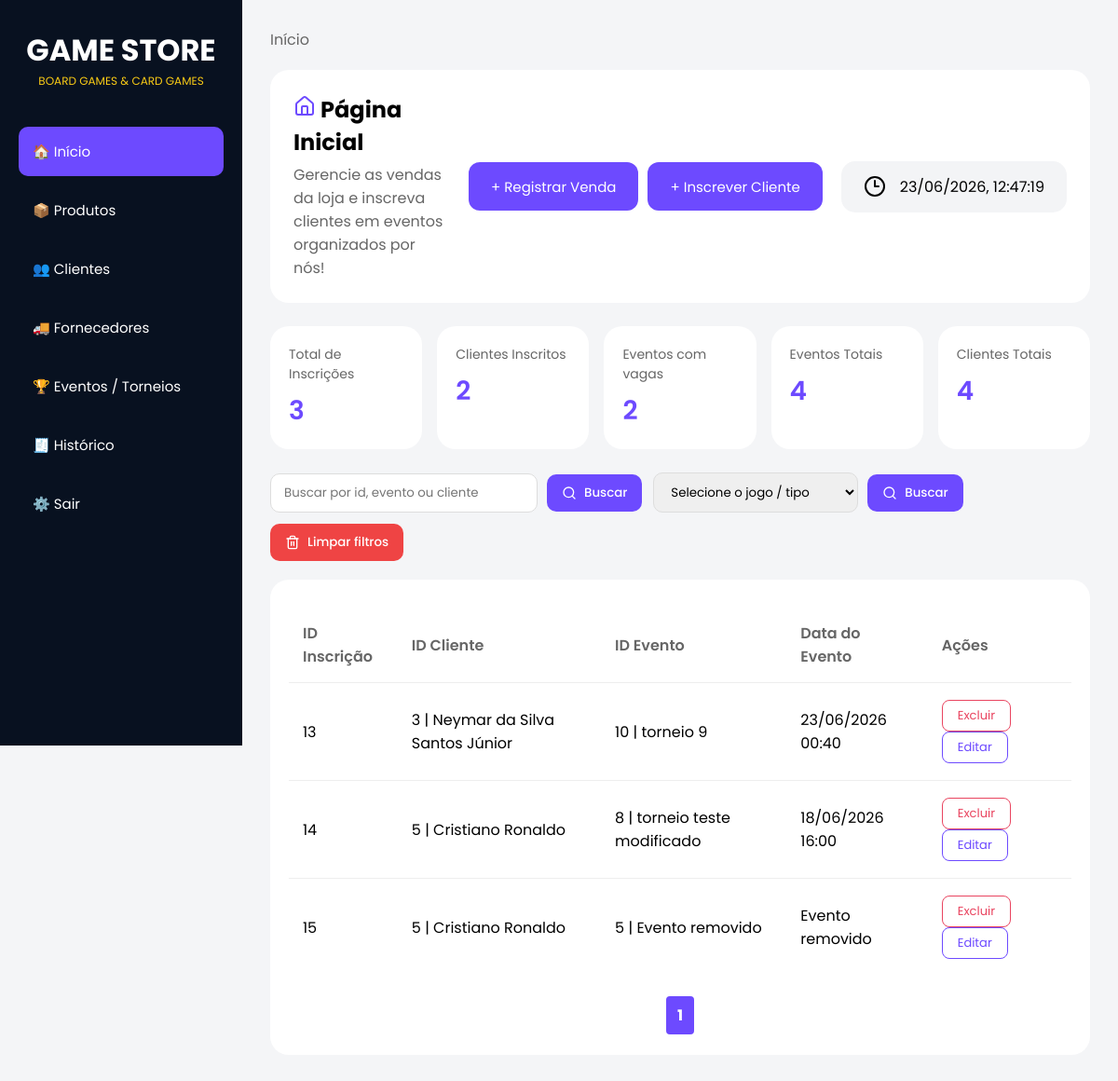
The page / (signed in) on the database its author committed.
### tables this page shows
CREATE TABLE inscricoes (
            id INTEGER PRIMARY KEY AUTOINCREMENT,
            id_cliente INTEGER NOT NULL,
            id_evento INTEGER NOT NULL
        );

CREATE TABLE clientes(
            id INTEGER NOT NULL PRIMARY KEY AUTOINCREMENT,
            nome TEXT NOT NULL, 
            cpf TEXT NOT NULL UNIQUE,
            telefone TEXT NOT NULL,
            email TEXT NOT NULL UNIQUE
        );

CREATE TABLE eventos (
            id INTEGER PRIMARY KEY AUTOINCREMENT,
            nome TEXT NOT NULL,
            jogo TEXT NOT NULL,
            data TEXT NOT NULL,
            vagas INTEGER NOT NULL
        );

### routes.py (the view)
@app.route("/")
@login_required
def home():
    criar_tabela_inscricoes()
    lista = carregar_inscricoes()
    return render_home(lista)

### database.py (called while the page is built)
def conectar():
    return sqlite3.connect(CAMINHO_BANCO)

### modules/clientes.py (called while the page is built)
def listar_clientes():
    conexao = conectar()
    cursor = conexao.cursor()
    cursor.execute("""SELECT * FROM clientes""")
    resultado = cursor.fetchall()
    conexao.close()
    return resultado

### modules/eventos.py (called while the page is built)
def adicionar_status_eventos(lista):
    eventos_com_status = []
    for evento in lista:
        vagas = vagas_disponiveis(evento[0])
        status = obter_status_evento(
            evento[3],
            vagas
        )
        vagasOcupadas = evento[4] - vagas
        evento = list(evento)
        evento[3] = formatar_data(evento[3])
        evento.append(vagasOcupadas)
        evento.append(status)
        eventos_com_status.append(evento)
    return eventos_com_status

def carregar_eventos():
    lista = listar_eventos()
    return adicionar_status_eventos(lista)

def listar_eventos():
    conn = conectar()
    cursor = conn.cursor()
    cursor.execute("SELECT * FROM eventos") # seleciona tudo da tabela eventos
    eventos = cursor.fetchall()
    conn.close()
    return eventos # retorna tudo q selecionamos com o fetchall

def obter_status_evento(data_evento, vagas_disponiveis):
    data_evento = datetime.strptime( data_evento, "%Y-%m-%dT%H:%M" ) #tranforma de: "2026-06-13T18:00" para:  (2026, 6, 13, 18, 0)
    agora = datetime.now() #hora de agr no msm formato de cima
    if data_evento < agora:
        return "Encerrado"
    elif vagas_disponiveis <= 0:
        return "Lotado"
    else:
        return "Aberto"

### modules/inscricoes.py (called while the page is built)
def carregar_inscricoes():
    lista = listar_inscricoes()
    return adicionar_nomes(lista)

def adicionar_nomes(lista):
    inscricao_adicionada = []
    for inscricao in lista:
        inscricao = list(inscricao)
        nome_cliente = add_nome_cliente(inscricao[1])
        nome_evento = add_nome_evento(inscricao[2])
        data_evento = buscar_data_evento(inscricao[2])
        if nome_cliente is None:
            nome_cliente = "Cliente removido"
        if nome_evento is None:
            nome_evento = "Evento removido"
        if data_evento:
            data_evento = formatar_data(data_evento)
        else:
            data_evento = "Evento removido"
        inscricao.append(nome_cliente)
        inscricao.append(nome_evento)
        inscricao.append(data_evento)
        inscricao_adicionada.append(inscricao)
    return inscricao_adicionada

### modules/reutilizaveis.py (called while the page is built)
def formatar_data(data):
    return datetime.strptime(
        data,
        "%Y-%m-%dT%H:%M"
    ).strftime("%d/%m/%Y %H:%M")

### templates/home.html (shortened to what this page needs)
<!DOCTYPE html>
<html lang="pt">
<head>
    <link rel="stylesheet" href="{{ url_for('static', filename='home.css') }}" />
</head>
<body>
    <div class="sidebar">
        <div class="logo">
            <h1>GAME STORE</h1>
            <p>BOARD GAMES & CARD GAMES</p>
        </div>
        <div class="menu">
            <a href="/" class="active">🏠 Início</a>
            <a href="/produtos">📦 Produtos</a>
            <a href="/clientes">👥 Clientes</a>
            <a href="/fornecedores">🚚 Fornecedores</a>
            <a href="/eventos">🏆 Eventos / Torneios</a>
            <a href="/historico">🧾 Histórico</a>
            <a href="/logout">⚙️ Sair</a>
        </div>
    </div>
    <div class="main">
        <div class="breadcrumb">
            <a href="/">Início</a>
        </div>
        <section class="topo">
            <div class="titulo-subt">
                <h1><i data-lucide="house" class="lucide-house"></i> Página Inicial</h1>
                <p>Gerencie as vendas da loja e inscreva clientes em eventos organizados por nós!</p>
            </div>
            <div class="botoes-titulo">
                <button class="btn-top" onclick="toggleFormularioVenda()">+ Registrar Venda</button>
                <button class="btn-top" onclick="toggleFormularioInscricao()">+ Inscrever Cliente</button>
            </div>
            <div class="data">
                <i data-lucide="clock-3"></i>
                <time id="data-hora" class="data-textos"></time>
            </div>
        </section>
        <div class="card-resumo">
            <div class="resumo-item">
                <span class="resumo-label">Total de Inscrições</span>
                <strong class="resumo-valor">{{ total_inscricoes }}</strong>
            </div>
            <div class="resumo-item">
                <span class="resumo-label">Clientes Inscritos</span>
                <strong class="resumo-valor">{{ total_clientes }}</strong>
            </div>
            <div class="resumo-item">
                <span class="resumo-label">Eventos com vagas</span>
                <strong class="resumo-valor">{{ eventos_abertos }}</strong>
            </div>
            <div class="resumo-item">
                <span class="resumo-label">Eventos Totais</span>
                <strong class="resumo-valor">{{ eventos_existentes }}</strong>
            </div>
            <div class="resumo-item">
                <span class="resumo-label">Clientes Totais</span>
                <strong class="resumo-valor">{{ clientes_existentes }}</strong>
            </div>
        </div>
        <div class="filtros">
            <form action="/inscricoes/busca" method="POST" class="form-busca">
                <input type="text" name="busca" placeholder="Buscar por id, evento ou cliente" required>
                <button type="submit" class="btn-filter"><i data-lucide="search" class="lucide-btn"></i> Buscar</button>
            </form>
            <form action="/inscricoes/busca-tipo" method="POST" class="form-busca">
                <select name="tipo" class="tipos-select" required>
                    <option value="" disabled selected>Selecione o jogo / tipo</option>
                </select>
                <button type="submit" class="btn-filter"><i data-lucide="search" class="lucide-btn"></i> Buscar</button>
            </form>
            <form class="form-nofiltros" action="/">
                <button type="submit" class="btn-clear"><i data-lucide="trash-2" class="lucide-btn"></i> Limpar
                    filtros</button>
            </form>
        </div>
        <div class="card-tabela">
            <table class="tabela-inscricoes">
                <thead>
                    <tr>
                        <th>ID Inscrição</th>
                        <th>ID Cliente</th>
                        <th>ID Evento</th>
                        <th>Data do Evento</th>
                        <th>Ações</th>
                    </tr>
                </thead>
                <tbody>
                    {% for inscricao in inscricoes %}
                    <tr>
                        <td>{{ inscricao[0] }}</td>
                        <td>{{ inscricao[1] }} | {{ inscricao[3] }}</td>
                        <td>{{ inscricao[2] }} | {{ inscricao[4] }}</td>
                        <td>{{ inscricao[5] }}</td>
                        <td>
                            <form action="/inscricoes/excluir/{{ inscricao[0] }}" method="POST" style="display:inline;">
                                <button type="submit" class="btn-excluir">Excluir</button>
                            </form>
                            <form action="/inscricoes/editar/{{ inscricao[0] }}" method="GET" style="display:inline;">
                                <button type="submit" class="btn-editar">Editar</button>
                            </form>
                        </td>
                    </tr>
                    {% endfor %}
                </tbody>
            </table>
            {% if not em_busca %}
            <div class="paginacao">
                {% for p in range(1, total_paginas + 1) %}
                <a href="?pagina={{ p }}" {% if p==pagina %}class="ativo" {% endif %}>
                    {{ p }}
                </a>
                {% endfor %}
            </div>
            {% endif %}
        </div>
    </div>
</body>
</html>

### static/home.css (style rules this page uses)
* { margin: 0; padding: 0; box-sizing: border-box; font-family: "Poppins", sans-serif; }
body { background: #f4f5f7; display: flex; }
.sidebar { width: 260px; height: 100vh; background: #081120; color: white; padding: 30px 20px; position: fixed; }
.logo { text-align: center; margin-bottom: 40px; }
.logo h1 { font-size: 32px; }
.logo p { color: #facc15; font-size: 12px; }
.menu { display: flex; flex-direction: column; gap: 10px; }
.menu a { text-decoration: none; color: white; padding: 15px; border-radius: 10px; transition: 0.3s; font-size: 15px; }
.menu a:hover, .menu a.active { background: #6d4aff; }
.main { margin-left: 260px; width: calc(100% - 260px); padding: 30px; }
.breadcrumb { margin-bottom: 20px; }
.breadcrumb a { text-decoration: none; color: #666; }
.topo { display: flex; align-items: center; gap: 20px; background: white; padding: 25px; border-radius: 20px; margin-bottom: 25px; }
.titulo-subt { flex: 1; }
.titulo-subt h1 { margin-bottom: 5px; }
.titulo-subt p { color: #666; }
.lucide-house { color: #6d4aff; }
.botoes-titulo { display: flex; gap: 10px; }
.btn-top { height: 52px; padding: 0 24px; border: none; border-radius: 12px; font-size: 15px; cursor: pointer; transition: 0.3s; background: #6d4aff; color: white; font-family: "Poppins", sans-serif; }
.data { display: flex; align-items: center; gap: 15px; background: #f3f4f6; padding: 15px 24px; border-radius: 15px; }
.card-resumo { display: flex; gap: 16px; margin-bottom: 25px; }
.resumo-item { flex: 1; background: white; border-radius: 20px; padding: 20px; }
.resumo-label { font-size: 14px; color: #666; display: block; margin-bottom: 8px; }
.resumo-valor { font-size: 28px; color: #6d4aff; font-weight: 600; }
.filtros { display: flex; flex-wrap: wrap; gap: 12px; margin-bottom: 20px; align-items: center; }
.form-busca, .form-nofiltros { display: flex; gap: 10px; align-items: center; }
.form-busca input, .tipos-select { padding: 10px 14px; border: 1px solid #ddd; border-radius: 10px; min-width: 220px; font-family: "Poppins", sans-serif; }
.btn-filter, .btn-clear { border: none; border-radius: 10px; padding: 10px 16px; cursor: pointer; font-weight: 500; transition: 0.3s; font-family: "Poppins", sans-serif; display: flex; align-items: center; gap: 8px; }
.btn-filter { background: #6d4aff; color: white; }
.btn-clear { background: #ef4444; color: white; }
.lucide-btn { width: 16px; height: 16px; }
.card-tabela { background: white; border-radius: 20px; padding: 20px; }
.tabela-inscricoes { width: 100%; border-collapse: collapse; margin-top: 10px; }
.tabela-inscricoes th { text-align: left; color: #666; font-weight: 600; padding: 15px; }
.tabela-inscricoes td { padding: 18px 15px; border-top: 1px solid #eee; }
.btn-editar { background: none; border: 1px solid #6d4aff; color: #6d4aff; padding: 6px 16px; border-radius: 8px; font-size: 13px; cursor: pointer; font-family: "Poppins", sans-serif; transition: 0.3s; margin-right: 6px; }
.btn-excluir { background: none; border: 1px solid #e94560; color: #e94560; padding: 6px 16px; border-radius: 8px; font-size: 13px; cursor: pointer; font-family: "Poppins", sans-serif; transition: 0.3s; }
.paginacao { display: flex; justify-content: center; gap: 8px; margin-top: 20px; }
.paginacao a { text-decoration: none; padding: 8px 12px; border-radius: 6px; background: #6d4aff; color: white; }
.paginacao a.ativo { font-weight: bold; border: 2px solid white; }

### rows shown on the page
inscricoes: id "13", id_cliente "3", nome "Neymar da Silva Santos Júnior", id_evento "10", nome "torneio 9", inscricao "23/06/2026 00:40"
inscricoes: id "14", id_cliente "5", nome "Cristiano Ronaldo", id_evento "8", nome "torneio teste modificado", inscricao "18/06/2026 16:00"
clientes: inscricao "15", id "5", nome "Cristiano Ronaldo", inscricao "Evento removido"

### other values the page prints
{{ total_inscricoes }} "3"
{{ total_clientes }} "2"
{{ eventos_abertos }} "2"
{{ eventos_existentes }} "4"
{{ clientes_existentes }} "4"
{{ p }} "1"
